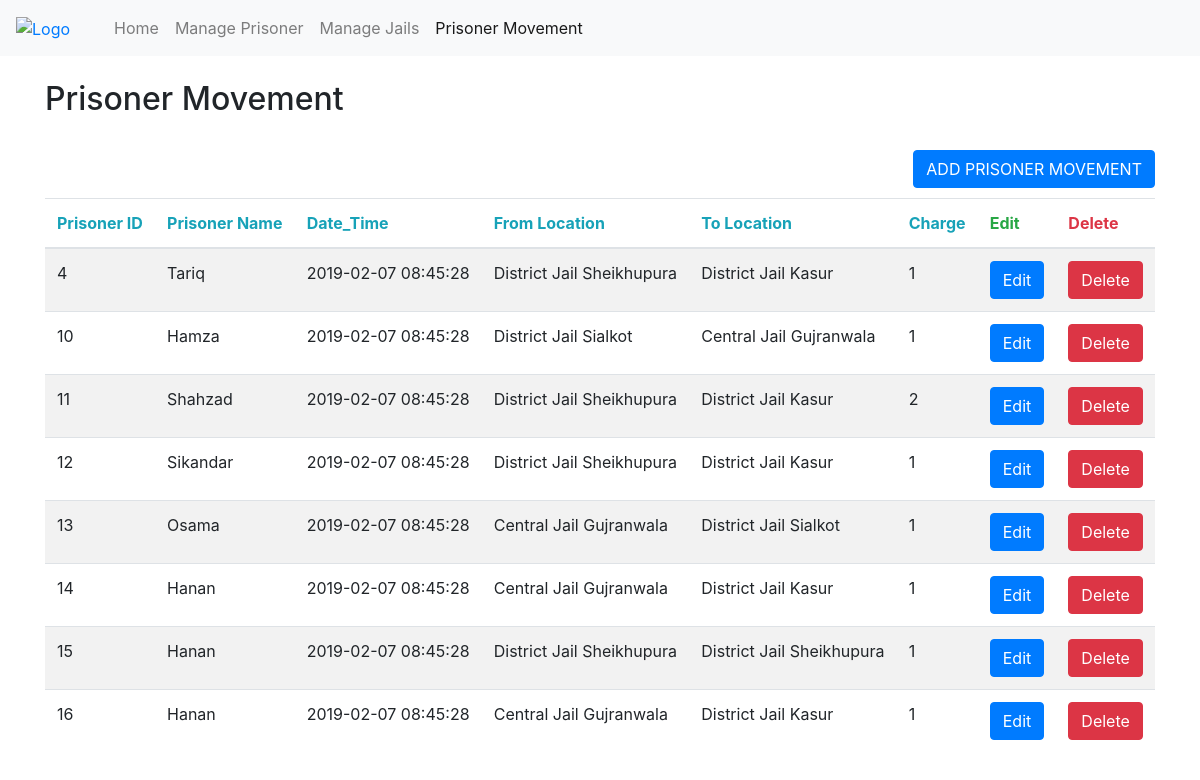
Screenshot of /ProductMovement with the database file from the repository.
### tables this page shows
CREATE TABLE product_movement (movementID INTEGER PRIMARY KEY, productName TEXT, Timing TEXT, fromlocation TEXT, tolocation TEXT, QTY INTEGER);

### Run_APP.py (the view, shortened to what this page needs)
@app.route('/ProductMovement')
def ProductMovement():
   cur.execute("select * from product_movement")
   rows = cur.fetchall()
   cur.execute("select * from products")
   productRows = cur.fetchall()
   cur.execute("select * from locations")
   locationRows = cur.fetchall()
   return render_template('PrisonerMovement.html',rows = rows,  productRows =  productRows, locationRows = locationRows)

### templates/PrisonerMovement.html (shortened to what this page needs)
<!DOCTYPE html>
<html>
<head>
	<link rel="stylesheet" href="https://stackpath.bootstrapcdn.com/bootstrap/4.1.3/css/bootstrap.min.css">
</head>
<body>
				<nav class="navbar navbar-expand-lg navbar-light bg-light">
        <a href="{{ url_for('home') }}">
          <img src="https://prisons.punjab.gov.pk/sites/prisons9.pitb.gov.pk/themes/bootstrap_subtheme/logo.png" alt="Logo">
      </a>
			  <div class="collapse navbar-collapse" id="navbarNavAltMarkup">
			    <div class="navbar-nav">
			      <a class="nav-item nav-link" href="/home">  &nbsp  &nbsp  &nbsp  &nbsp Home</a>
			      <a class="nav-item nav-link" href="/Product">Manage Prisoner </a>
			      <a class="nav-item nav-link" href="/Location">Manage Jails</a>
			      <a class="nav-item nav-link active" href="/ProductMovement">Prisoner Movement<span class="sr-only">(current)</span></a>
			    </div>
			  </div>
			</nav>
<div class="container">
  <h2>Prisoner Movement</h2>
		<div class="float-md-right">
  <button type="button" class="btn btn-primary" data-toggle="modal" data-target="#exampleModal">ADD PRISONER MOVEMENT</button></div>
 </div>
  <table class="table table-striped">
    <thead>
      <tr>
        <th class="text-info">Prisoner ID</th>
        <th class="text-info">Prisoner Name</th>
        <th class="text-info">Date_Time</th>
        <th class="text-info">From Location</th>
        <th class="text-info">To Location</th>
        <th class="text-info">Charge</th>
        <th class="text-success">Edit</th>
        <th class="text-danger">Delete</th>
      </tr>
    </thead>
    <tbody>
    		{% for row in rows %}
            <tr>
               <td>{{row["movementID"]}}</td>
               <td>{{row["productName"]}}</td>
               <td> {{row["Timing"]}}</td>
               <td>{{row["fromlocation"]}}</td>
                <td>{{row["tolocation"]}}</td>
                  <td>{{row["QTY"]}}</td>
               <td>
                    <a><button class="btn btn-primary" OnClick='showModal({{row["movementID"]}},"{{row["productName"]}}","{{row["Timing"]}}","{{row["fromlocation"]}}","{{row["tolocation"]}}","{{row["QTY"]}}");'>Edit</button></a></td>
                       <td> <a  onclick="if(!confirm('Are you sure to Delete?')){return false;}" href='deleteprouctmovement/{{row["movementID"]}}'><button class="btn btn-danger">Delete</button></a>
                     </td>
            </tr>
         {% endfor %}
    </tbody>
  </table>
</body>
</html>

### rows the page displays
product_movement: movementID "4", productName "Tariq", Timing "2019-02-07 08:45:28", fromlocation "District Jail Sheikhupura", tolocation "District Jail Kasur", QTY "1"
product_movement: movementID "10", productName "Hamza", Timing "2019-02-07 08:45:28", fromlocation "District Jail Sialkot", tolocation "Central Jail Gujranwala", QTY "1"
product_movement: movementID "11", productName "Shahzad", Timing "2019-02-07 08:45:28", fromlocation "District Jail Sheikhupura", tolocation "District Jail Kasur", QTY "2"
product_movement: movementID "12", productName "Sikandar", Timing "2019-02-07 08:45:28", fromlocation "District Jail Sheikhupura", tolocation "District Jail Kasur", QTY "1"
product_movement: movementID "13", productName "Osama", Timing "2019-02-07 08:45:28", fromlocation "Central Jail Gujranwala", tolocation "District Jail Sialkot", QTY "1"
product_movement: movementID "14", productName "Hanan", Timing "2019-02-07 08:45:28", fromlocation "Central Jail Gujranwala", tolocation "District Jail Kasur", QTY "1"
product_movement: movementID "15", productName "Hanan", Timing "2019-02-07 08:45:28", fromlocation "District Jail Sheikhupura", tolocation "District Jail Sheikhupura", QTY "1"
product_movement: movementID "16", productName "Hanan", Timing "2019-02-07 08:45:28", fromlocation "Central Jail Gujranwala", tolocation "District Jail Kasur", QTY "1"
